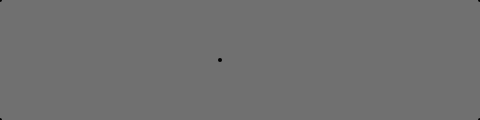
Frame 1 (no input)
Frame 60 (no input): identical to frame 1, image omitted
Frame 120 (the mouse pressed at the canvas centre since frame 60): identical to frame 1, image omitted

The p5.js sketch that drew this single still picture (run headless with seeded random() and noise() and a simulated clock; from frame 60 on, the mouse is pressed at the canvas centre):

// p5.js sketch
// ── sketch.js
function setup() {
  createCanvas (480, 120);
  strokeWeight (4);
}

function draw() {
  background (112);
  point (0, 0);
  point (0, 120);
  point (480, 0)
  point (480, 120);
  point (220, 60);
}
